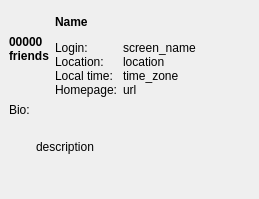
<?xml version="1.0" encoding="UTF-8"?>
<ui version="4.0">
 <class>UserInfoPopup</class>
 <widget class="QWidget" name="UserInfoPopup">
  <property name="geometry">
   <rect>
    <x>0</x>
    <y>0</y>
    <width>259</width>
    <height>199</height>
   </rect>
  </property>
  <property name="windowTitle">
   <string notr="true"/>
  </property>
  <property name="styleSheet">
   <string notr="true"/>
  </property>
  <layout class="QVBoxLayout" name="verticalLayout_4">
   <property name="spacing">
    <number>0</number>
   </property>
   <property name="margin">
    <number>0</number>
   </property>
   <item>
    <widget class="QFrame" name="frame">
     <property name="styleSheet">
      <string notr="true">QFrame { border-radius: 0; border-width: 1}
QLabel { border-width: 0 }</string>
     </property>
     <property name="frameShape">
      <enum>QFrame::NoFrame</enum>
     </property>
     <property name="frameShadow">
      <enum>QFrame::Plain</enum>
     </property>
     <layout class="QVBoxLayout" name="verticalLayout_6">
      <item>
       <layout class="QHBoxLayout" name="horizontalLayout_3" stretch="1,10">
        <item>
         <layout class="QVBoxLayout" name="verticalLayout_3">
          <item>
           <layout class="QHBoxLayout" name="horizontalLayout">
            <property name="spacing">
             <number>0</number>
            </property>
            <item>
             <spacer name="horizontalSpacer">
              <property name="orientation">
               <enum>Qt::Horizontal</enum>
              </property>
              <property name="sizeHint" stdset="0">
               <size>
                <width>0</width>
                <height>20</height>
               </size>
              </property>
             </spacer>
            </item>
            <item>
             <widget class="QLabel" name="userImage">
              <property name="sizePolicy">
               <sizepolicy hsizetype="Fixed" vsizetype="Fixed">
                <horstretch>0</horstretch>
                <verstretch>0</verstretch>
               </sizepolicy>
              </property>
              <property name="styleSheet">
               <string notr="true">QLabel { border-style: outset;
border-width: 0px;
border-radius: 0px}</string>
              </property>
              <property name="text">
               <string notr="true"/>
              </property>
              <property name="pixmap">
               <pixmap resource="../res/resources.qrc">:/icons/home_48.png</pixmap>
              </property>
             </widget>
            </item>
            <item>
             <spacer name="horizontalSpacer_2">
              <property name="orientation">
               <enum>Qt::Horizontal</enum>
              </property>
              <property name="sizeHint" stdset="0">
               <size>
                <width>0</width>
                <height>20</height>
               </size>
              </property>
             </spacer>
            </item>
           </layout>
          </item>
          <item>
           <layout class="QHBoxLayout" name="horizontalLayout_2">
            <property name="spacing">
             <number>0</number>
            </property>
            <item>
             <spacer name="horizontalSpacer_5">
              <property name="orientation">
               <enum>Qt::Horizontal</enum>
              </property>
              <property name="sizeHint" stdset="0">
               <size>
                <width>0</width>
                <height>20</height>
               </size>
              </property>
             </spacer>
            </item>
            <item>
             <layout class="QVBoxLayout" name="verticalLayout">
              <property name="spacing">
               <number>0</number>
              </property>
              <item>
               <widget class="QLabel" name="friends">
                <property name="font">
                 <font>
                  <weight>75</weight>
                  <bold>true</bold>
                 </font>
                </property>
                <property name="text">
                 <string notr="true">00000</string>
                </property>
               </widget>
              </item>
              <item>
               <widget class="QLabel" name="friendsLabel">
                <property name="font">
                 <font>
                  <weight>75</weight>
                  <bold>true</bold>
                 </font>
                </property>
                <property name="text">
                 <string notr="true">friends</string>
                </property>
               </widget>
              </item>
             </layout>
            </item>
            <item>
             <spacer name="horizontalSpacer_4">
              <property name="orientation">
               <enum>Qt::Horizontal</enum>
              </property>
              <property name="sizeHint" stdset="0">
               <size>
                <width>0</width>
                <height>20</height>
               </size>
              </property>
             </spacer>
            </item>
           </layout>
          </item>
          <item>
           <spacer name="verticalSpacer">
            <property name="orientation">
             <enum>Qt::Vertical</enum>
            </property>
            <property name="sizeType">
             <enum>QSizePolicy::Expanding</enum>
            </property>
            <property name="sizeHint" stdset="0">
             <size>
              <width>20</width>
              <height>13</height>
             </size>
            </property>
           </spacer>
          </item>
         </layout>
        </item>
        <item>
         <layout class="QVBoxLayout" name="verticalLayout_2">
          <item>
           <widget class="QLabel" name="name">
            <property name="font">
             <font>
              <weight>75</weight>
              <bold>true</bold>
             </font>
            </property>
            <property name="text">
             <string notr="true">Name</string>
            </property>
           </widget>
          </item>
          <item>
           <layout class="QFormLayout" name="formLayout">
            <property name="fieldGrowthPolicy">
             <enum>QFormLayout::AllNonFixedFieldsGrow</enum>
            </property>
            <property name="horizontalSpacing">
             <number>6</number>
            </property>
            <property name="verticalSpacing">
             <number>0</number>
            </property>
            <item row="0" column="0">
             <widget class="QLabel" name="loginLabel">
              <property name="text">
               <string>Login:</string>
              </property>
             </widget>
            </item>
            <item row="0" column="1">
             <widget class="QLabel" name="screenName">
              <property name="text">
               <string notr="true">screen_name</string>
              </property>
             </widget>
            </item>
            <item row="1" column="0">
             <widget class="QLabel" name="locationLabel">
              <property name="text">
               <string>Location:</string>
              </property>
             </widget>
            </item>
            <item row="1" column="1">
             <widget class="QLabel" name="location">
              <property name="text">
               <string notr="true">location</string>
              </property>
             </widget>
            </item>
            <item row="2" column="0">
             <widget class="QLabel" name="timezoneLabel">
              <property name="text">
               <string>Local time:</string>
              </property>
             </widget>
            </item>
            <item row="2" column="1">
             <widget class="QLabel" name="timezone">
              <property name="text">
               <string notr="true">time_zone</string>
              </property>
             </widget>
            </item>
            <item row="3" column="0">
             <widget class="QLabel" name="homepageLabel">
              <property name="text">
               <string>Homepage:</string>
              </property>
             </widget>
            </item>
            <item row="3" column="1">
             <widget class="QLabel" name="url">
              <property name="text">
               <string notr="true">url</string>
              </property>
              <property name="openExternalLinks">
               <bool>true</bool>
              </property>
             </widget>
            </item>
           </layout>
          </item>
         </layout>
        </item>
       </layout>
      </item>
      <item>
       <layout class="QHBoxLayout" name="horizontalLayout_4" stretch="1,10000000">
        <item>
         <layout class="QVBoxLayout" name="verticalLayout_5">
          <item>
           <widget class="QLabel" name="bioLabel">
            <property name="sizePolicy">
             <sizepolicy hsizetype="Preferred" vsizetype="Minimum">
              <horstretch>0</horstretch>
              <verstretch>0</verstretch>
             </sizepolicy>
            </property>
            <property name="text">
             <string>Bio:</string>
            </property>
           </widget>
          </item>
          <item>
           <spacer name="verticalSpacer_2">
            <property name="orientation">
             <enum>Qt::Vertical</enum>
            </property>
            <property name="sizeHint" stdset="0">
             <size>
              <width>10</width>
              <height>0</height>
             </size>
            </property>
           </spacer>
          </item>
         </layout>
        </item>
        <item>
         <widget class="QLabel" name="description">
          <property name="sizePolicy">
           <sizepolicy hsizetype="Preferred" vsizetype="Expanding">
            <horstretch>0</horstretch>
            <verstretch>0</verstretch>
           </sizepolicy>
          </property>
          <property name="text">
           <string notr="true">description</string>
          </property>
          <property name="wordWrap">
           <bool>true</bool>
          </property>
         </widget>
        </item>
       </layout>
      </item>
     </layout>
    </widget>
   </item>
  </layout>
 </widget>
 <resources>
  <include location="../res/resources.qrc"/>
 </resources>
 <connections/>
</ui>
